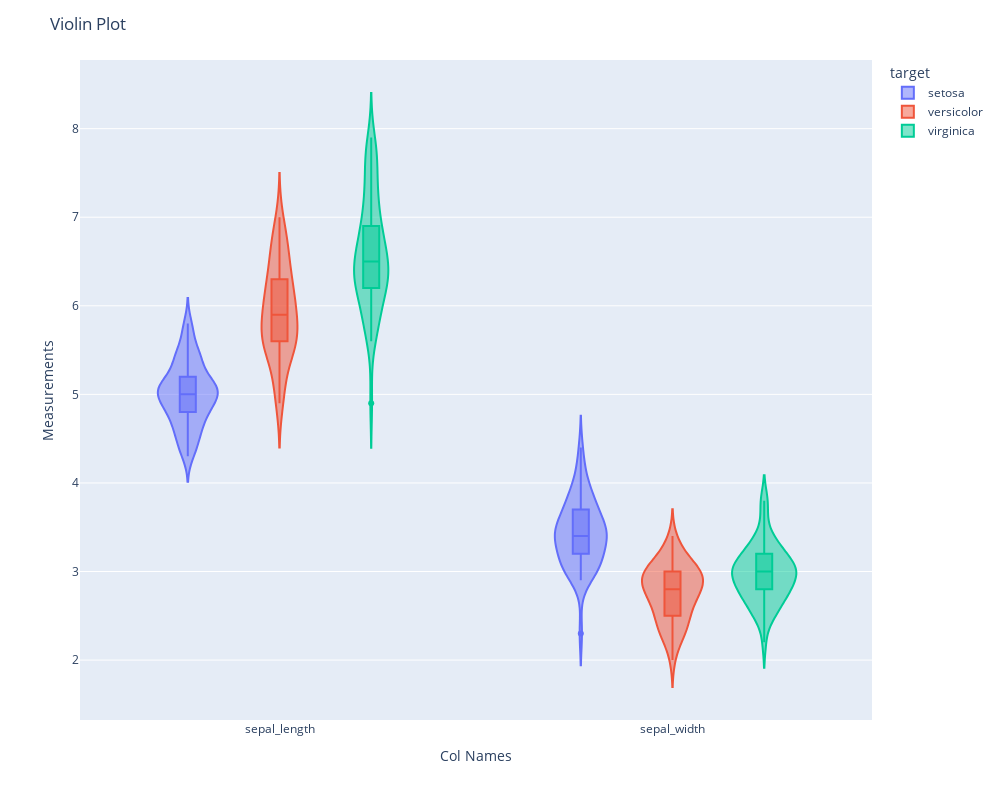

Notebook code cell kept with this figure:
### Markdown cell above
`fig = px.violin(data_frame=DATAFRAME, y=[NUM_COL1, NUM_COL2, ...], color=LABEL_COL, box=True)`<BR><BR>
`fig.update_layout(title_text=TITLE, xaxis_title=X_TITLE, yaxis_title=Y_TITLE, height=400, width=600)`<BR><BR>
`fig.show()`

### Code cell
# Code Block
fig = px.violin(data_frame=df, y=["sepal_length", "sepal_width"], color="target", box=True)
fig.update_layout(title_text="Violin Plot", xaxis_title="Col Names", yaxis_title="Measurements", width=1000, height=800)
fig.show()

### Figure 1 — Plotly figure (JSON) as saved in the notebook; plotly's stock layout.template omitted (floating-point values rounded to 4 significant figures)
{"data": [{"alignmentgroup": "True", "box": {"visible": true}, "hovertemplate": "target=setosa<br>variable=%{x}<br>value=%{y}<extra></extra>", "legendgroup": "setosa", "marker": {"color": "#636efa"}, "name": "setosa", "offsetgroup": "setosa", "orientation": "v", "scalegroup": "True", "showlegend": true, "type": "violin", "x": ["sepal_length", "sepal_length", "sepal_length", "sepal_length", "sepal_length", "sepal_length", "sepal_length", "sepal_length", "sepal_length", "sepal_length", "sepal_length", "sepal_length", "sepal_length", "sepal_length", "sepal_length", "sepal_length", "sepal_length", "sepal_length", "sepal_length", "sepal_length", "sepal_length", "sepal_length", "sepal_length", "sepal_length", "sepal_length", "sepal_length", "sepal_length", "sepal_length", "sepal_length", "sepal_length", "sepal_length", "sepal_length", "sepal_length", "sepal_length", "sepal_length", "sepal_length", "sepal_length", "sepal_length", "sepal_length", "sepal_length", "sepal_length", "sepal_length", "sepal_length", "sepal_length", "sepal_length", "sepal_length", "sepal_length", "sepal_length", "sepal_length", "sepal_length", "sepal_width", "sepal_width", "sepal_width", "sepal_width", "sepal_width", "sepal_width", "sepal_width", "sepal_width", "sepal_width", "sepal_width", "sepal_width", "sepal_width", "sepal_width", "sepal_width", "sepal_width", "sepal_width", "sepal_width", "sepal_width", "sepal_width", "sepal_width", "sepal_width", "sepal_width", "sepal_width", "sepal_width", "sepal_width", "sepal_width", "sepal_width", "sepal_width", "sepal_width", "sepal_width", "sepal_width", "sepal_width", "sepal_width", "sepal_width", "sepal_width", "sepal_width", "sepal_width", "sepal_width", "sepal_width", "sepal_width", "sepal_width", "sepal_width", "sepal_width", "sepal_width", "sepal_width", "sepal_width", "sepal_width", "sepal_width", "sepal_width", "sepal_width"], "x0": " ", "xaxis": "x", "y": [5.1, 4.9, 4.7, 4.6, 5, 5.4, 4.6, 5, 4.4, 4.9, 5.4, 4.8, 4.8, 4.3, 5.8, 5.7, 5.4, 5.1, 5.7, 5.1, 5.4, 5.1, 4.6, 5.1, 4.8, 5, 5, 5.2, 5.2, 4.7, 4.8, 5.4, 5.2, 5.5, 4.9, 5, 5.5, 4.9, 4.4, 5.1, 5, 4.5, 4.4, 5, 5.1, 4.8, 5.1, 4.6, 5.3, 5, 3.5, 3, 3.2, 3.1, 3.6, 3.9, 3.4, 3.4, 2.9, 3.1, 3.7, 3.4, 3, 3, 4, 4.4, 3.9, 3.5, 3.8, 3.8, 3.4, 3.7, 3.6, 3.3, 3.4, 3, 3.4, 3.5, 3.4, 3.2, 3.1, 3.4, 4.1, 4.2, 3.1, 3.2, 3.5, 3.6, 3, 3.4, 3.5, 2.3, 3.2, 3.5, 3.8, 3, 3.8, 3.2, 3.7, 3.3], "y0": " ", "yaxis": "y"}, {"alignmentgroup": "True", "box": {"visible": true}, "hovertemplate": "target=versicolor<br>variable=%{x}<br>value=%{y}<extra></extra>", "legendgroup": "versicolor", "marker": {"color": "#EF553B"}, "name": "versicolor", "offsetgroup": "versicolor", "orientation": "v", "scalegroup": "True", "showlegend": true, "type": "violin", "x": ["sepal_length", "sepal_length", "sepal_length", "sepal_length", "sepal_length", "sepal_length", "sepal_length", "sepal_length", "sepal_length", "sepal_length", "sepal_length", "sepal_length", "sepal_length", "sepal_length", "sepal_length", "sepal_length", "sepal_length", "sepal_length", "sepal_length", "sepal_length", "sepal_length", "sepal_length", "sepal_length", "sepal_length", "sepal_length", "sepal_length", "sepal_length", "sepal_length", "sepal_length", "sepal_length", "sepal_length", "sepal_length", "sepal_length", "sepal_length", "sepal_length", "sepal_length", "sepal_length", "sepal_length", "sepal_length", "sepal_length", "sepal_length", "sepal_length", "sepal_length", "sepal_length", "sepal_length", "sepal_length", "sepal_length", "sepal_length", "sepal_length", "sepal_length", "sepal_width", "sepal_width", "sepal_width", "sepal_width", "sepal_width", "sepal_width", "sepal_width", "sepal_width", "sepal_width", "sepal_width", "sepal_width", "sepal_width", "sepal_width", "sepal_width", "sepal_width", "sepal_width", "sepal_width", "sepal_width", "sepal_width", "sepal_width", "sepal_width", "sepal_width", "sepal_width", "sepal_width", "sepal_width", "sepal_width", "sepal_width", "sepal_width", "sepal_width", "sepal_width", "sepal_width", "sepal_width", "sepal_width", "sepal_width", "sepal_width", "sepal_width", "sepal_width", "sepal_width", "sepal_width", "sepal_width", "sepal_width", "sepal_width", "sepal_width", "sepal_width", "sepal_width", "sepal_width", "sepal_width", "sepal_width", "sepal_width", "sepal_width"], "x0": " ", "xaxis": "x", "y": [7, 6.4, 6.9, 5.5, 6.5, 5.7, 6.3, 4.9, 6.6, 5.2, 5, 5.9, 6, 6.1, 5.6, 6.7, 5.6, 5.8, 6.2, 5.6, 5.9, 6.1, 6.3, 6.1, 6.4, 6.6, 6.8, 6.7, 6, 5.7, 5.5, 5.5, 5.8, 6, 5.4, 6, 6.7, 6.3, 5.6, 5.5, 5.5, 6.1, 5.8, 5, 5.6, 5.7, 5.7, 6.2, 5.1, 5.7, 3.2, 3.2, 3.1, 2.3, 2.8, 2.8, 3.3, 2.4, 2.9, 2.7, 2, 3, 2.2, 2.9, 2.9, 3.1, 3, 2.7, 2.2, 2.5, 3.2, 2.8, 2.5, 2.8, 2.9, 3, 2.8, 3, 2.9, 2.6, 2.4, 2.4, 2.7, 2.7, 3, 3.4, 3.1, 2.3, 3, 2.5, 2.6, 3, 2.6, 2.3, 2.7, 3, 2.9, 2.9, 2.5, 2.8], "y0": " ", "yaxis": "y"}, {"alignmentgroup": "True", "box": {"visible": true}, "hovertemplate": "target=virginica<br>variable=%{x}<br>value=%{y}<extra></extra>", "legendgroup": "virginica", "marker": {"color": "#00cc96"}, "name": "virginica", "offsetgroup": "virginica", "orientation": "v", "scalegroup": "True", "showlegend": true, "type": "violin", "x": ["sepal_length", "sepal_length", "sepal_length", "sepal_length", "sepal_length", "sepal_length", "sepal_length", "sepal_length", "sepal_length", "sepal_length", "sepal_length", "sepal_length", "sepal_length", "sepal_length", "sepal_length", "sepal_length", "sepal_length", "sepal_length", "sepal_length", "sepal_length", "sepal_length", "sepal_length", "sepal_length", "sepal_length", "sepal_length", "sepal_length", "sepal_length", "sepal_length", "sepal_length", "sepal_length", "sepal_length", "sepal_length", "sepal_length", "sepal_length", "sepal_length", "sepal_length", "sepal_length", "sepal_length", "sepal_length", "sepal_length", "sepal_length", "sepal_length", "sepal_length", "sepal_length", "sepal_length", "sepal_length", "sepal_length", "sepal_length", "sepal_length", "sepal_length", "sepal_width", "sepal_width", "sepal_width", "sepal_width", "sepal_width", "sepal_width", "sepal_width", "sepal_width", "sepal_width", "sepal_width", "sepal_width", "sepal_width", "sepal_width", "sepal_width", "sepal_width", "sepal_width", "sepal_width", "sepal_width", "sepal_width", "sepal_width", "sepal_width", "sepal_width", "sepal_width", "sepal_width", "sepal_width", "sepal_width", "sepal_width", "sepal_width", "sepal_width", "sepal_width", "sepal_width", "sepal_width", "sepal_width", "sepal_width", "sepal_width", "sepal_width", "sepal_width", "sepal_width", "sepal_width", "sepal_width", "sepal_width", "sepal_width", "sepal_width", "sepal_width", "sepal_width", "sepal_width", "sepal_width", "sepal_width", "sepal_width", "sepal_width"], "x0": " ", "xaxis": "x", "y": [6.3, 5.8, 7.1, 6.3, 6.5, 7.6, 4.9, 7.3, 6.7, 7.2, 6.5, 6.4, 6.8, 5.7, 5.8, 6.4, 6.5, 7.7, 7.7, 6, 6.9, 5.6, 7.7, 6.3, 6.7, 7.2, 6.2, 6.1, 6.4, 7.2, 7.4, 7.9, 6.4, 6.3, 6.1, 7.7, 6.3, 6.4, 6, 6.9, 6.7, 6.9, 5.8, 6.8, 6.7, 6.7, 6.3, 6.5, 6.2, 5.9, 3.3, 2.7, 3, 2.9, 3, 3, 2.5, 2.9, 2.5, 3.6, 3.2, 2.7, 3, 2.5, 2.8, 3.2, 3, 3.8, 2.6, 2.2, 3.2, 2.8, 2.8, 2.7, 3.3, 3.2, 2.8, 3, 2.8, 3, 2.8, 3.8, 2.8, 2.8, 2.6, 3, 3.4, 3.1, 3, 3.1, 3.1, 3.1, 2.7, 3.2, 3.3, 3, 2.5, 3, 3.4, 3], "y0": " ", "yaxis": "y"}], "layout": {"height": 800, "legend": {"title": {"text": "target"}, "tracegroupgap": 0}, "margin": {"t": 60}, "title": {"text": "Violin Plot"}, "violinmode": "group", "width": 1000, "xaxis": {"anchor": "y", "domain": [0, 1], "title": {"text": "Col Names"}}, "yaxis": {"anchor": "x", "domain": [0, 1], "title": {"text": "Measurements"}}}}
